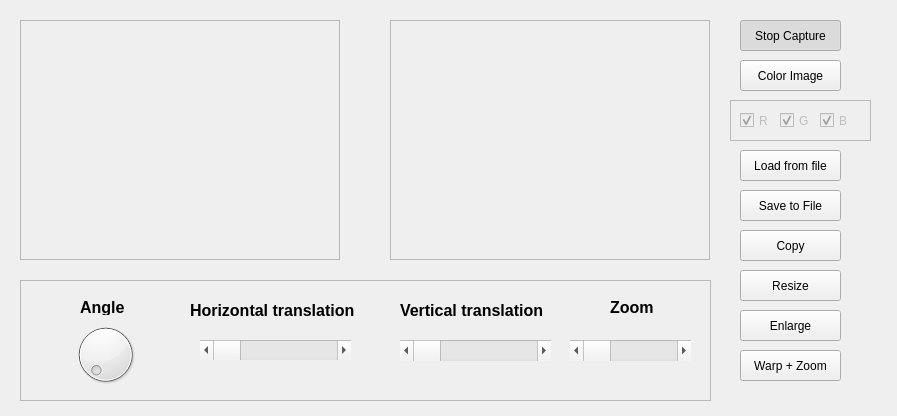
<?xml version="1.0" encoding="UTF-8"?>
<ui version="4.0">
 <class>MainWindow</class>
 <widget class="QWidget" name="MainWindow">
  <property name="geometry">
   <rect>
    <x>0</x>
    <y>0</y>
    <width>897</width>
    <height>416</height>
   </rect>
  </property>
  <property name="windowTitle">
   <string>Proyecto de Visión Artificial</string>
  </property>
  <widget class="QFrame" name="imageFrameS">
   <property name="geometry">
    <rect>
     <x>20</x>
     <y>20</y>
     <width>320</width>
     <height>240</height>
    </rect>
   </property>
   <property name="frameShape">
    <enum>QFrame::StyledPanel</enum>
   </property>
   <property name="frameShadow">
    <enum>QFrame::Raised</enum>
   </property>
  </widget>
  <widget class="QFrame" name="imageFrameD">
   <property name="geometry">
    <rect>
     <x>390</x>
     <y>20</y>
     <width>320</width>
     <height>240</height>
    </rect>
   </property>
   <property name="frameShape">
    <enum>QFrame::StyledPanel</enum>
   </property>
   <property name="frameShadow">
    <enum>QFrame::Raised</enum>
   </property>
  </widget>
  <widget class="QPushButton" name="captureButton">
   <property name="geometry">
    <rect>
     <x>740</x>
     <y>20</y>
     <width>101</width>
     <height>31</height>
    </rect>
   </property>
   <property name="text">
    <string>Stop Capture</string>
   </property>
   <property name="checkable">
    <bool>true</bool>
   </property>
   <property name="checked">
    <bool>true</bool>
   </property>
  </widget>
  <widget class="QPushButton" name="colorButton">
   <property name="geometry">
    <rect>
     <x>740</x>
     <y>60</y>
     <width>101</width>
     <height>31</height>
    </rect>
   </property>
   <property name="text">
    <string>Color Image</string>
   </property>
   <property name="checkable">
    <bool>true</bool>
   </property>
   <property name="checked">
    <bool>false</bool>
   </property>
  </widget>
  <widget class="QPushButton" name="loadFromFile">
   <property name="enabled">
    <bool>true</bool>
   </property>
   <property name="geometry">
    <rect>
     <x>740</x>
     <y>150</y>
     <width>101</width>
     <height>31</height>
    </rect>
   </property>
   <property name="text">
    <string>Load from file</string>
   </property>
  </widget>
  <widget class="QPushButton" name="SaveToFile">
   <property name="geometry">
    <rect>
     <x>740</x>
     <y>190</y>
     <width>101</width>
     <height>31</height>
    </rect>
   </property>
   <property name="text">
    <string>Save to File</string>
   </property>
  </widget>
  <widget class="QPushButton" name="Copy">
   <property name="geometry">
    <rect>
     <x>740</x>
     <y>230</y>
     <width>101</width>
     <height>31</height>
    </rect>
   </property>
   <property name="text">
    <string>Copy</string>
   </property>
  </widget>
  <widget class="QPushButton" name="resize">
   <property name="geometry">
    <rect>
     <x>740</x>
     <y>270</y>
     <width>101</width>
     <height>31</height>
    </rect>
   </property>
   <property name="text">
    <string>Resize</string>
   </property>
  </widget>
  <widget class="QPushButton" name="enlarge">
   <property name="geometry">
    <rect>
     <x>740</x>
     <y>310</y>
     <width>101</width>
     <height>31</height>
    </rect>
   </property>
   <property name="text">
    <string>Enlarge</string>
   </property>
  </widget>
  <widget class="QPushButton" name="warp_zoom">
   <property name="geometry">
    <rect>
     <x>740</x>
     <y>350</y>
     <width>101</width>
     <height>31</height>
    </rect>
   </property>
   <property name="text">
    <string>Warp + Zoom</string>
   </property>
  </widget>
  <widget class="QFrame" name="frame_rgb">
   <property name="enabled">
    <bool>false</bool>
   </property>
   <property name="geometry">
    <rect>
     <x>730</x>
     <y>100</y>
     <width>141</width>
     <height>41</height>
    </rect>
   </property>
   <property name="frameShape">
    <enum>QFrame::StyledPanel</enum>
   </property>
   <property name="frameShadow">
    <enum>QFrame::Raised</enum>
   </property>
   <widget class="QCheckBox" name="R">
    <property name="geometry">
     <rect>
      <x>10</x>
      <y>10</y>
      <width>34</width>
      <height>21</height>
     </rect>
    </property>
    <property name="text">
     <string>R</string>
    </property>
    <property name="checked">
     <bool>true</bool>
    </property>
   </widget>
   <widget class="QCheckBox" name="G">
    <property name="geometry">
     <rect>
      <x>50</x>
      <y>10</y>
      <width>35</width>
      <height>21</height>
     </rect>
    </property>
    <property name="text">
     <string>G</string>
    </property>
    <property name="checked">
     <bool>true</bool>
    </property>
   </widget>
   <widget class="QCheckBox" name="B">
    <property name="geometry">
     <rect>
      <x>90</x>
      <y>10</y>
      <width>34</width>
      <height>21</height>
     </rect>
    </property>
    <property name="text">
     <string>B</string>
    </property>
    <property name="checked">
     <bool>true</bool>
    </property>
   </widget>
  </widget>
  <widget class="QFrame" name="frame_diales">
   <property name="geometry">
    <rect>
     <x>20</x>
     <y>280</y>
     <width>691</width>
     <height>121</height>
    </rect>
   </property>
   <property name="frameShape">
    <enum>QFrame::StyledPanel</enum>
   </property>
   <property name="frameShadow">
    <enum>QFrame::Raised</enum>
   </property>
   <widget class="QScrollBar" name="horizontalScrollBar_2">
    <property name="geometry">
     <rect>
      <x>380</x>
      <y>60</y>
      <width>151</width>
      <height>21</height>
     </rect>
    </property>
    <property name="orientation">
     <enum>Qt::Horizontal</enum>
    </property>
   </widget>
   <widget class="QScrollBar" name="horizontalScrollBar">
    <property name="geometry">
     <rect>
      <x>180</x>
      <y>60</y>
      <width>151</width>
      <height>20</height>
     </rect>
    </property>
    <property name="orientation">
     <enum>Qt::Horizontal</enum>
    </property>
   </widget>
   <widget class="QDial" name="dial">
    <property name="geometry">
     <rect>
      <x>40</x>
      <y>40</y>
      <width>91</width>
      <height>69</height>
     </rect>
    </property>
   </widget>
   <widget class="QScrollBar" name="zoom">
    <property name="geometry">
     <rect>
      <x>550</x>
      <y>60</y>
      <width>121</width>
      <height>21</height>
     </rect>
    </property>
    <property name="orientation">
     <enum>Qt::Horizontal</enum>
    </property>
   </widget>
   <widget class="QLabel" name="label_3">
    <property name="geometry">
     <rect>
      <x>380</x>
      <y>20</y>
      <width>171</width>
      <height>20</height>
     </rect>
    </property>
    <property name="font">
     <font>
      <family>Ubuntu</family>
      <pointsize>12</pointsize>
      <weight>75</weight>
      <bold>true</bold>
     </font>
    </property>
    <property name="text">
     <string>Vertical translation</string>
    </property>
   </widget>
   <widget class="QLabel" name="label">
    <property name="geometry">
     <rect>
      <x>60</x>
      <y>20</y>
      <width>59</width>
      <height>15</height>
     </rect>
    </property>
    <property name="font">
     <font>
      <family>Ubuntu</family>
      <pointsize>12</pointsize>
      <weight>75</weight>
      <bold>true</bold>
     </font>
    </property>
    <property name="text">
     <string>Angle</string>
    </property>
   </widget>
   <widget class="QLabel" name="label_4">
    <property name="geometry">
     <rect>
      <x>590</x>
      <y>20</y>
      <width>59</width>
      <height>15</height>
     </rect>
    </property>
    <property name="font">
     <font>
      <family>Ubuntu</family>
      <pointsize>12</pointsize>
      <weight>75</weight>
      <bold>true</bold>
     </font>
    </property>
    <property name="text">
     <string>Zoom</string>
    </property>
   </widget>
   <widget class="QLabel" name="label_2">
    <property name="geometry">
     <rect>
      <x>170</x>
      <y>20</y>
      <width>181</width>
      <height>20</height>
     </rect>
    </property>
    <property name="font">
     <font>
      <family>Ubuntu</family>
      <pointsize>12</pointsize>
      <weight>75</weight>
      <bold>true</bold>
     </font>
    </property>
    <property name="text">
     <string>Horizontal translation</string>
    </property>
   </widget>
  </widget>
 </widget>
 <resources/>
 <connections>
  <connection>
   <sender>colorButton</sender>
   <signal>clicked(bool)</signal>
   <receiver>frame_rgb</receiver>
   <slot>setEnabled(bool)</slot>
   <hints>
    <hint type="sourcelabel">
     <x>773</x>
     <y>76</y>
    </hint>
    <hint type="destinationlabel">
     <x>815</x>
     <y>102</y>
    </hint>
   </hints>
  </connection>
 </connections>
</ui>
